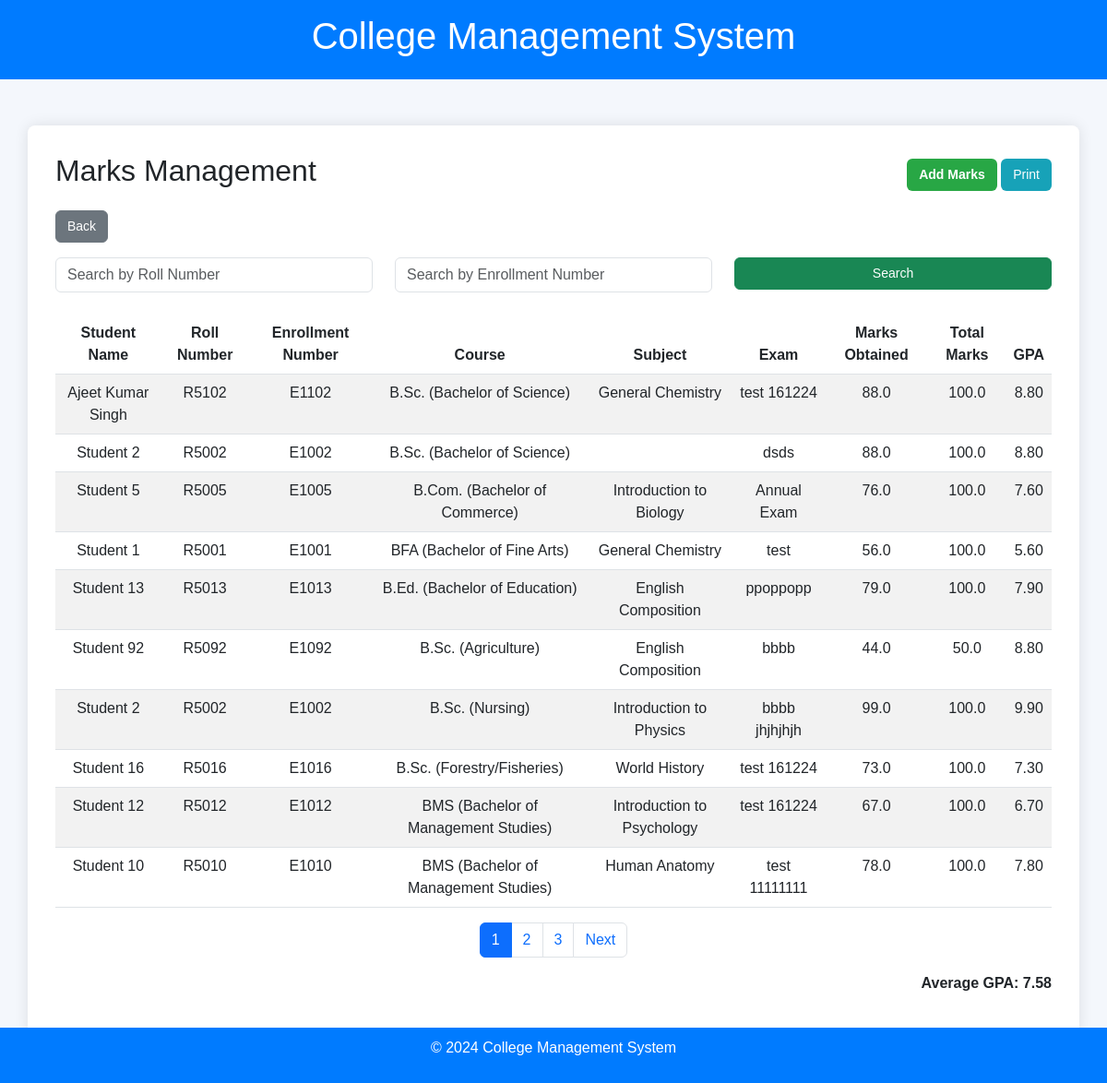
The app's page /marks/ (signed in) with its own data.
### core/models.py (models this page shows, shortened)
class Marks(models.Model):
    student = models.ForeignKey(StudentDetails, on_delete=models.CASCADE)
    course = models.ForeignKey(Course1, on_delete=models.CASCADE)
    courses = models.ForeignKey(Courses,null=True, on_delete=models.CASCADE)
    exam = models.ForeignKey(Exam,null=True, on_delete=models.CASCADE)
    marks_obtained = models.FloatField()
    total_marks = models.FloatField()

class StudentDetails(models.Model):
    enrollment_number = models.CharField(max_length=50, unique=True)
    roll_number = models.CharField(max_length=50)
    name = models.CharField(max_length=100)
    image = models.ImageField(upload_to='student_images/', blank=True, null=True)
    course = models.CharField(max_length=100)
    subjects = models.TextField()  # Comma-separated subject names
    semester = models.IntegerField()
    batch = models.CharField(max_length=50)

class Course1(models.Model):
    name = models.CharField(max_length=255)
    description = models.TextField(blank=True, null=True)

class Courses(models.Model):
    name = models.CharField(max_length=255)
    code = models.CharField(max_length=20, unique=True)
    description = models.TextField(blank=True)
    credit_hours = models.IntegerField()
    duration_weeks = models.IntegerField()
    department = models.CharField(max_length=100)  # Can be replaced with a ForeignKey to a Department model

class Exam(models.Model):
    exam_name = models.CharField(max_length=255)
    date = models.DateField()
    time = models.TimeField()
    venue = models.CharField(max_length=255)
    course11 = models.ForeignKey('Course1', on_delete=models.CASCADE)
    subjects = models.ForeignKey('Courses', on_delete=models.CASCADE)
    seating_arrangement = models.TextField(blank=True, help_text="Details about seating arrangement")

### core/views.py (the view)
# urls.py: path('marks/', views.marks_management, name='marks_management'),
@staff_member_required
def marks_management(request):
    marks_query = Marks.objects.select_related('student').annotate(
        calculated_gpa=ExpressionWrapper(
            F('marks_obtained') / F('total_marks') * 10.0,  # GPA out of 10
            output_field=FloatField()
        )
    )
    roll_number = request.GET.get('roll_number', '')
    enrollment_number = request.GET.get('enrollment_number', '')
    if roll_number:
        marks_query = marks_query.filter(student__roll_number__icontains=roll_number)
    if enrollment_number:
        marks_query = marks_query.filter(student__enrollment_number__icontains=enrollment_number)
    paginator = Paginator(marks_query, 10)  # Show 10 records per page
    page_number = request.GET.get('page')
    marks_list = paginator.get_page(page_number)
    avg_gpa = marks_query.aggregate(average_gpa=Avg('calculated_gpa'))['average_gpa'] or 0.0
    if request.method == 'POST' and request.FILES.get('file'):
        form = MarksUploadForm(request.POST, request.FILES)
        if form.is_valid():
            csv_file = request.FILES['file']
            if not csv_file.name.endswith('.csv'):
                return render(request, 'exams/marks_management.html', {
                    'marks': marks_list,
                    'avg_gpa': avg_gpa,
                    'form': form,
                    'error': 'Please upload a valid CSV file.'
                })
            decoded_file = csv_file.read().decode('utf-8').splitlines()
            reader = csv.DictReader(decoded_file)
            error_rows = []  # Track rows with issues
            for row in reader:
                student_name = row.get('Student Name', '').strip()
                roll_number = row.get('Roll Number', '').strip()
                enrollment_number = row.get('Enrollment Number', '').strip()
                course_name = row.get('Course', '').strip()
                subject = row.get('Subject', '').strip()
                exam_name = row.get('Exam', '').strip()
                marks_obtained = row.get('Marks Obtained', '').strip()
                total_marks = row.get('Total Marks', '').strip()
                gpa = row.get('GPA', '').strip()
                try:
                    student = StudentDetails.objects.get(
                        student_name=student_name,
                        roll_number=roll_number,
                        enrollment_number=enrollment_number
                    )
                    course = Course.objects.get(name=course_name)
                    exam = Exam.objects.get(exam_name=exam_name)
                    Marks.objects.create(
                        student=student,
                        course=course,
                        subject=subject,
                        exam=exam,
                        marks_obtained=float(marks_obtained),
                        total_marks=float(total_marks),
                        gpa=float(gpa)
                    )
                except (StudentDetails.DoesNotExist, Course.DoesNotExist, Exam.DoesNotExist) as e:
                    error_rows.append({'row': row, 'error': str(e)})
                    continue
                except ValueError as ve:
                    error_rows.append({'row': row, 'error': f"Invalid data: {ve}"})
                    continue
            if error_rows:
                return render(request, 'exams/marks_management.html', {
                    'marks': marks_list,
                    'avg_gpa': avg_gpa,
                    'form': form,
                    'error_rows': error_rows,
                    'success': 'CSV uploaded with some errors. Check details below.'
                })
            return redirect('marks_management')  # Redirect after successful upload
    else:
        form = MarksUploadForm()  # Empty form for file upload
    return render(request, 'exams/marks_management.html', {
        'marks': marks_list,
        'avg_gpa': avg_gpa,
        'form': form
    })

### core/forms.py (shortened to what this page needs)
class MarksUploadForm(forms.Form):
    file = forms.FileField()

### core/templates/exams/marks_management.html (shortened to what this page needs)
<!DOCTYPE html>
<html lang="en">
<head>
    <link href="https://cdn.jsdelivr.net/npm/bootstrap@5.3.0-alpha1/dist/css/bootstrap.min.css" rel="stylesheet">
</head>
<body>
    <header>
        <div class="container">
            <h1>College Management System</h1>
        </div>
    </header>
    <div class="container content-section">
        <div class="marks-table">
            <div class="d-flex justify-content-between align-items-center mb-3">
                <h2 class="text-center">Marks Management</h2>
                <div>
                    <a href="{% url 'add_marks' %}" class="btn add-marks-btn">Add Marks</a>
                    <button class="btn btn-print" onclick="printPage()">Print</button>
                </div>
            </div>
            <div class="mb-3">
                <a href="javascript:history.back()" class="btn btn-secondary">Back</a>
            </div>
            <form method="get" action="" class="mb-4">
                <div class="row">
                    <div class="col-md-4">
                        <input
                            type="text"
                            name="roll_number"
                            class="form-control"
                            placeholder="Search by Roll Number"
                            value="{{ request.GET.roll_number|default:'' }}">
                    </div>
                    <div class="col-md-4">
                        <input
                            type="text"
                            name="enrollment_number"
                            class="form-control"
                            placeholder="Search by Enrollment Number"
                            value="{{ request.GET.enrollment_number|default:'' }}">
                    </div>
                    <div class="col-md-4">
                        <button type="submit" class="btn btn-success w-100">Search</button>
                    </div>
                </div>
            </form>
            <table class="table table-striped">
                <thead>
                    <tr>
                        <th>Student Name</th>
                        <th>Roll Number</th>
                        <th>Enrollment Number</th>
                        <th>Course</th>
                        <th>Subject</th>
                        <th>Exam</th>
                        <th>Marks Obtained</th>
                        <th>Total Marks</th>
                        <th>GPA</th>
                    </tr>
                </thead>
                <tbody>
                    {% for mark in marks %}
                    <tr>
                        <td>{{ mark.student.name }}</td>
                        <td>{{ mark.student.roll_number }}</td>
                        <td>{{ mark.student.enrollment_number }}</td>
                        <td>{{ mark.course.name }}</td>
                        <td>{{ mark.courses.name }}</td>
                        <td>{{ mark.exam.exam_name }}</td>
                        <td>{{ mark.marks_obtained }}</td>
                        <td>{{ mark.total_marks }}</td>
                        <td>{{ mark.calculated_gpa|floatformat:2 }}</td>
                    </tr>
                    {% empty %}
                    <tr>
                        <td colspan="9" class="text-center">No records available</td>
                    </tr>
                    {% endfor %}
                </tbody>
            </table>
            <nav>
                <ul class="pagination">
                    {% for page_num in marks.paginator.page_range %}
                    <li class="page-item {% if marks.number == page_num %}active{% endif %}">
                        <a class="page-link" href="?page={{ page_num }}">{{ page_num }}</a>
                    </li>
                    {% endfor %}
                    {% if marks.has_next %}
                    <li class="page-item">
                        <a class="page-link" href="?page={{ marks.next_page_number }}">Next</a>
                    </li>
                    {% endif %}
                </ul>
                <p class="text-end fw-bold">Average GPA: {{ avg_gpa|floatformat:2 }}</p>
            </nav>
        </div>
    </div>
    <footer>
        <p>© 2024 College Management System</p>
    </footer>
</body>
</html>

### core/templates/exams/marks_management.html (style rules this page uses)
body { font-family: 'Arial', sans-serif; background-color: #f4f7fc; }
header { background-color: #007bff; color: white; padding: 15px 0; text-align: center; }
footer { background-color: #007bff; color: white; padding: 10px 0; text-align: center; position: fixed; width: 100%; bottom: 0; }
.content-section { padding: 50px 0; }
.marks-table { background-color: white; padding: 30px; border-radius: 8px; box-shadow: 0 0 15px rgba(0, 0, 0, 0.1); }
.marks-table th, .marks-table td { text-align: center; }
.marks-table .btn { font-size: 14px; }
.add-marks-btn { background-color: #28a745; color: white; font-weight: bold; }
.btn-secondary { background-color: #6c757d; }
.btn-print { background-color: #17a2b8; color: white; }
.pagination { justify-content: center; }

### records on screen
Marks: student.name "Ajeet Kumar Singh", student.roll_number "R5102", student.enrollment_number "E1102", course.name "B.Sc. (Bachelor of Science)", courses.name "General Chemistry", exam.exam_name "test 161224", marks_obtained "88.0", total_marks "100.0", calculated_gpa "8.80"
Marks: student.name "Student 2", student.roll_number "R5002", student.enrollment_number "E1002", course.name "B.Sc. (Bachelor of Science)", exam.exam_name "dsds", marks_obtained "88.0", total_marks "100.0", calculated_gpa "8.80"
Marks: student.name "Student 5", student.roll_number "R5005", student.enrollment_number "E1005", course.name "B.Com. (Bachelor of Commerce)", courses.name "Introduction to Biology", exam.exam_name "Annual Exam", marks_obtained "76.0", total_marks "100.0", calculated_gpa "7.60"
Marks: student.name "Student 1", student.roll_number "R5001", student.enrollment_number "E1001", course.name "BFA (Bachelor of Fine Arts)", courses.name "General Chemistry", exam.exam_name "test", marks_obtained "56.0", total_marks "100.0", calculated_gpa "5.60"
Marks: student.name "Student 13", student.roll_number "R5013", student.enrollment_number "E1013", course.name "B.Ed. (Bachelor of Education)", courses.name "English Composition", exam.exam_name "ppoppopp", marks_obtained "79.0", total_marks "100.0", calculated_gpa "7.90"
Marks: student.name "Student 92", student.roll_number "R5092", student.enrollment_number "E1092", course.name "B.Sc. (Agriculture)", courses.name "English Composition", exam.exam_name "bbbb", marks_obtained "44.0", total_marks "50.0", calculated_gpa "8.80"
Marks: student.name "Student 2", student.roll_number "R5002", student.enrollment_number "E1002", course.name "B.Sc. (Nursing)", courses.name "Introduction to Physics", exam.exam_name "bbbb jhjhjhjh", marks_obtained "99.0", total_marks "100.0", calculated_gpa "9.90"
Marks: student.name "Student 16", student.roll_number "R5016", student.enrollment_number "E1016", course.name "B.Sc. (Forestry/Fisheries)", courses.name "World History", exam.exam_name "test 161224", marks_obtained "73.0", total_marks "100.0", calculated_gpa "7.30"
Marks: student.name "Student 12", student.roll_number "R5012", student.enrollment_number "E1012", course.name "BMS (Bachelor of Management Studies)", courses.name "Introduction to Psychology", exam.exam_name "test 161224", marks_obtained "67.0", total_marks "100.0", calculated_gpa "6.70"
Marks: student.name "Student 10", student.roll_number "R5010", student.enrollment_number "E1010", course.name "BMS (Bachelor of Management Studies)", courses.name "Human Anatomy", exam.exam_name "test 11111111", marks_obtained "78.0", total_marks "100.0", calculated_gpa "7.80"

### other values on screen
{{ page_num }} "1" "2" "3"
{{ avg_gpa|floatformat:2 }} "7.58"
